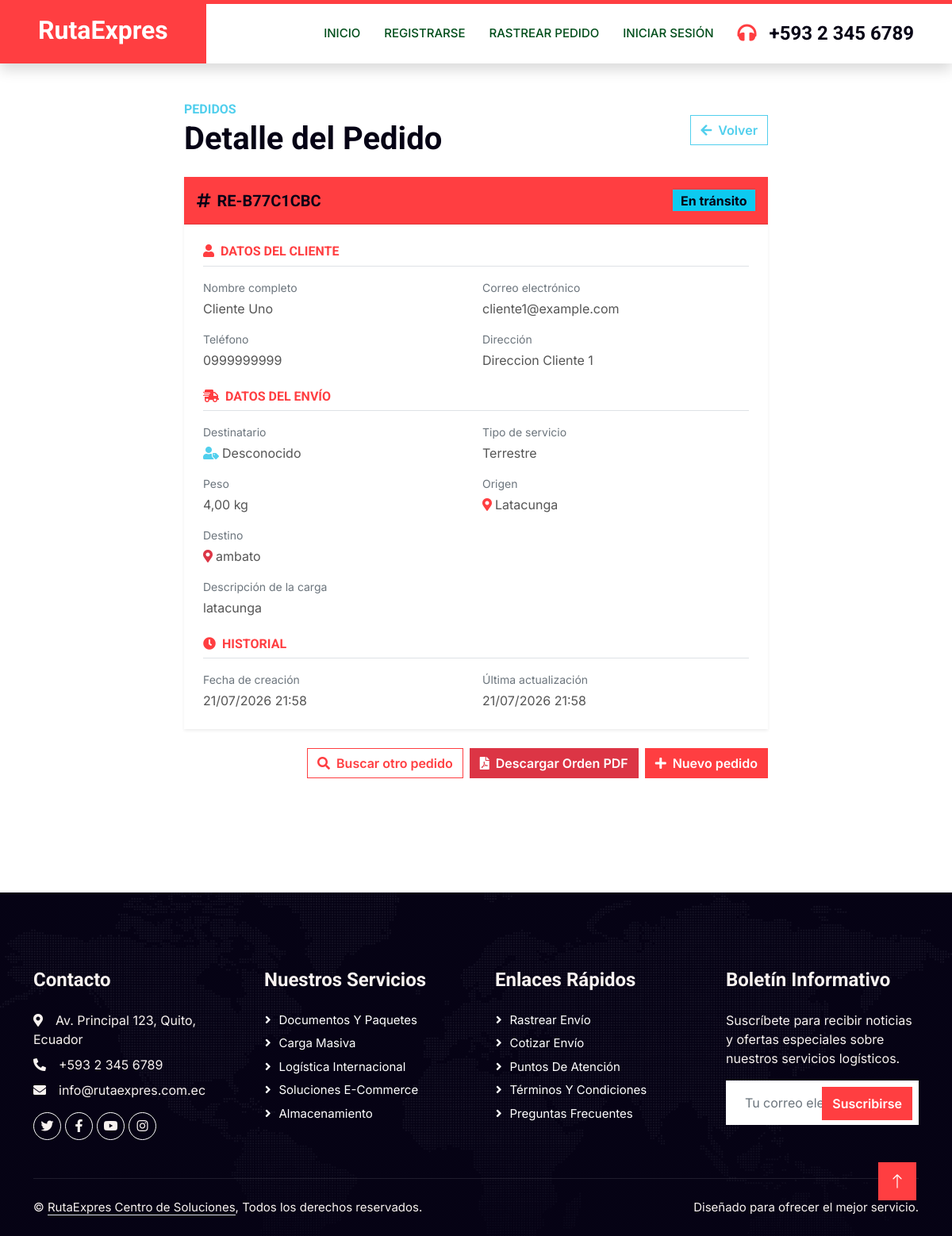
Page /pedidos/RE-B77C1CBC/ on the committed database.
### pedido/models.py (models this page shows, shortened)
class Pedido(models.Model):
    TIPO_SERVICIO_CHOICES = [
        ('aereo', 'Aéreo'),
        ('maritimo', 'Marítimo'),
        ('terrestre', 'Terrestre'),
        ('tren', 'Tren'),
    ]
    ESTADO_CHOICES = [
        ('pendiente', 'Pendiente'),
        ('en_transito', 'En tránsito'),
        ('entregado', 'Entregado'),
        ('cancelado', 'Cancelado'),
    ]
    cliente = models.ForeignKey(
        Cliente,
        on_delete=models.PROTECT,
        related_name='pedidos',
        verbose_name='Cliente'
    )
    numero_tracking = models.CharField(
        max_length=20,
        unique=True,
        default=generar_tracking,
        editable=False,
        verbose_name='Número de tracking'
    )
    destinatario = models.CharField(
        max_length=100,
        verbose_name='Nombre del destinatario',
        default='Desconocido'
    )
    tipo_servicio = models.CharField(
        max_length=20,
        choices=TIPO_SERVICIO_CHOICES,
        verbose_name='Tipo de servicio'
    )
    origen = models.CharField(max_length=200, verbose_name='Origen')
    destino = models.CharField(max_length=200, verbose_name='Destino')
    descripcion_carga = models.TextField(verbose_name='Descripción de la carga')
    peso_kg = models.DecimalField(
        max_digits=8,
        decimal_places=2,
        verbose_name='Peso (kg)'
    )
    estado = models.CharField(
        max_length=20,
        choices=ESTADO_CHOICES,
        default='pendiente',
        verbose_name='Estado'
    )
    foto_producto = models.FileField(
        upload_to='productos/',
        null=True, blank=True,
        verbose_name='Foto del producto'
    )
    precio_envio = models.DecimalField(
        max_digits=8, decimal_places=2,
        null=True, blank=True,
        verbose_name='Precio de envío ($)'
    )
    METODO_PAGO_CHOICES = [
        ('efectivo', 'Efectivo en oficina'),
        ('transferencia', 'Transferencia bancaria'),
        ('tarjeta', 'Tarjeta de crédito/débito'),
    ]
    metodo_pago = models.CharField(
        max_length=20,
        choices=METODO_PAGO_CHOICES,
        null=True, blank=True,
        verbose_name='Método de pago'
    )
    comprobante_pago = models.FileField(
        upload_to='comprobantes/',
        null=True, blank=True,
        verbose_name='Comprobante de pago'
    )
    pago_confirmado = models.BooleanField(default=False, verbose_name='Pago confirmado')
    despachador = models.ForeignKey(
        User,
        on_delete=models.SET_NULL,
        null=True, blank=True,
        related_name='pedidos_asignados',
        verbose_name='Despachador asignado',
        limit_choices_to={'groups__name': 'Despachador'}
    )
    fecha_creacion = models.DateTimeField(auto_now_add=True, verbose_name='Fecha de creación')
    fecha_actualizacion = models.DateTimeField(auto_now=True, verbose_name='Última actualización')
    class Meta:
        verbose_name = 'Pedido'
        verbose_name_plural = 'Pedidos'
        ordering = ['-fecha_creacion']

class Cliente(models.Model):
    user = models.OneToOneField(User, on_delete=models.CASCADE, null=True, blank=True, verbose_name='Usuario asociado')
    nombre = models.CharField(max_length=100, verbose_name='Nombre')
    apellido = models.CharField(max_length=100, verbose_name='Apellido')
    email = models.EmailField(unique=True, verbose_name='Correo electrónico')
    telefono = models.CharField(
        max_length=20,
        verbose_name='Teléfono',
        validators=[RegexValidator(
            regex=r'^\+?1?\d{7,15}$',
            message='Ingrese un número de teléfono válido (7-15 dígitos).'
        )]
    )
    direccion = models.TextField(verbose_name='Dirección')
    fecha_registro = models.DateTimeField(auto_now_add=True, verbose_name='Fecha de registro')
    class Meta:
        verbose_name = 'Cliente'
        verbose_name_plural = 'Clientes'
        ordering = ['-fecha_registro']

### pedido/views.py (the view, shortened to what this page needs)
# urls.py: path('pedidos/<str:tracking>/', views.detalle_pedido, name='detalle_pedido'),
def detalle_pedido(request, tracking):
    pedido = get_object_or_404(
        Pedido.objects.select_related('cliente'),
        numero_tracking=tracking
    )
    return render(request, 'detalle_pedido.html', {'pedido': pedido})

### pedido/context_processors.py (called while the page is built, shortened)
def rol_usuario(request):
    es_secretario = False
    es_despachador = False
    es_rol_interno = False
    return {
        'es_secretario': es_secretario,
        'es_despachador': es_despachador,
        'es_rol_interno': es_rol_interno,
    }

### pedido/templates/detalle_pedido.html
{% extends './plantillaPrin.html' %}
{% load static %}
{% block contenido %}
<div class="container py-5">
    <div class="row justify-content-center">
        <div class="col-lg-8 col-md-10">
            <div class="d-flex justify-content-between align-items-center mb-4 wow fadeInUp" data-wow-delay="0.1s">
                <div>
                    <h6 class="text-secondary text-uppercase mb-1">Pedidos</h6>
                    <h1 class="mb-0">Detalle del Pedido</h1>
                </div>
                <a href="{% url 'rastrear_pedido' %}" class="btn btn-outline-secondary">
                    <i class="fa fa-arrow-left me-2"></i>Volver
                </a>
            </div>
            <div class="card border-0 shadow-sm mb-4 wow fadeInUp" data-wow-delay="0.2s">
                <div class="card-header bg-primary text-white py-3 d-flex justify-content-between align-items-center">
                    <h5 class="mb-0">
                        <i class="fa fa-hashtag me-2"></i>{{ pedido.numero_tracking }}
                    </h5>
                    <span class="badge fs-6
                        {% if pedido.estado == 'pendiente' %}bg-warning text-dark
                        {% elif pedido.estado == 'en_transito' %}bg-info text-dark
                        {% elif pedido.estado == 'entregado' %}bg-success
                        {% else %}bg-danger{% endif %}">
                        {{ pedido.get_estado_display }}
                    </span>
                </div>
                <div class="card-body p-4">
                    <h6 class="text-primary text-uppercase mb-3 border-bottom pb-2">
                        <i class="fa fa-user me-2"></i>Datos del cliente
                    </h6>
                    <div class="row g-3 mb-4">
                        <div class="col-md-6">
                            <p class="text-muted small mb-1">Nombre completo</p>
                            <p class="fw-semibold mb-0">{{ pedido.cliente.nombre }} {{ pedido.cliente.apellido }}</p>
                        </div>
                        <div class="col-md-6">
                            <p class="text-muted small mb-1">Correo electrónico</p>
                            <p class="fw-semibold mb-0">{{ pedido.cliente.email }}</p>
                        </div>
                        <div class="col-md-6">
                            <p class="text-muted small mb-1">Teléfono</p>
                            <p class="fw-semibold mb-0">{{ pedido.cliente.telefono }}</p>
                        </div>
                        <div class="col-md-6">
                            <p class="text-muted small mb-1">Dirección</p>
                            <p class="fw-semibold mb-0">{{ pedido.cliente.direccion }}</p>
                        </div>
                    </div>
                    <h6 class="text-primary text-uppercase mb-3 border-bottom pb-2">
                        <i class="fa fa-shipping-fast me-2"></i>Datos del envío
                    </h6>
                    <div class="row g-3 mb-4">
                        <div class="col-md-6">
                            <p class="text-muted small mb-1">Destinatario</p>
                            <p class="fw-semibold mb-0"><i class="fa fa-user-tag text-secondary me-1"></i>{{ pedido.destinatario }}</p>
                        </div>
                        <div class="col-md-6">
                            <p class="text-muted small mb-1">Tipo de servicio</p>
                            <p class="fw-semibold mb-0">{{ pedido.get_tipo_servicio_display }}</p>
                        </div>
                        <div class="col-md-6">
                            <p class="text-muted small mb-1">Peso</p>
                            <p class="fw-semibold mb-0">{{ pedido.peso_kg }} kg</p>
                        </div>
                        <div class="col-md-6">
                            <p class="text-muted small mb-1">Origen</p>
                            <p class="fw-semibold mb-0"><i class="fa fa-map-marker-alt text-primary me-1"></i>{{ pedido.origen }}</p>
                        </div>
                        <div class="col-md-6">
                            <p class="text-muted small mb-1">Destino</p>
                            <p class="fw-semibold mb-0"><i class="fa fa-map-marker-alt text-danger me-1"></i>{{ pedido.destino }}</p>
                        </div>
                        <div class="col-12">
                            <p class="text-muted small mb-1">Descripción de la carga</p>
                            <p class="fw-semibold mb-0">{{ pedido.descripcion_carga }}</p>
                        </div>
                    </div>
                    <h6 class="text-primary text-uppercase mb-3 border-bottom pb-2">
                        <i class="fa fa-clock me-2"></i>Historial
                    </h6>
                    <div class="row g-3">
                        <div class="col-md-6">
                            <p class="text-muted small mb-1">Fecha de creación</p>
                            <p class="fw-semibold mb-0">{{ pedido.fecha_creacion|date:"d/m/Y H:i" }}</p>
                        </div>
                        <div class="col-md-6">
                            <p class="text-muted small mb-1">Última actualización</p>
                            <p class="fw-semibold mb-0">{{ pedido.fecha_actualizacion|date:"d/m/Y H:i" }}</p>
                        </div>
                    </div>
                </div>
            </div>
            <div class="d-flex gap-2 justify-content-end wow fadeInUp" data-wow-delay="0.3s">
                <a href="{% url 'rastrear_pedido' %}" class="btn btn-outline-primary">
                    <i class="fa fa-search me-2"></i>Buscar otro pedido
                </a>
                <a href="{% url 'descargar_orden_pdf' pedido.numero_tracking %}" target="_blank" class="btn btn-danger">
                    <i class="fa fa-file-pdf me-2"></i>Descargar Orden PDF
                </a>
                <a href="{% url 'registrar_pedido' %}" class="btn btn-primary">
                    <i class="fa fa-plus me-2"></i>Nuevo pedido
                </a>
            </div>
        </div>
    </div>
</div>
{% endblock %}

### RutaExpres/static/css/style.css (style rules this page uses)
:root { --primary: #009C3B; --secondary: #FFD100; --light: #F8F2F0; --dark: #004D1A; }
.btn { font-weight: 600; transition: .5s; }
.btn.btn-primary, .btn.btn-secondary { color: #FFFFFF; }

### rows in the picture
Pedido: numero_tracking "RE-B77C1CBC", estado "En tránsito", cliente.nombre "Cliente", cliente.apellido "Uno", cliente.email "cliente1@example.com", cliente.telefono "0999999999", cliente.direccion "Direccion Cliente 1", destinatario "Desconocido", tipo_servicio "Terrestre", peso_kg "4,00", origen "Latacunga", destino "ambato", descripcion_carga "latacunga", fecha_creacion "21/07/2026 21:58", fecha_actualizacion "21/07/2026 21:58"
